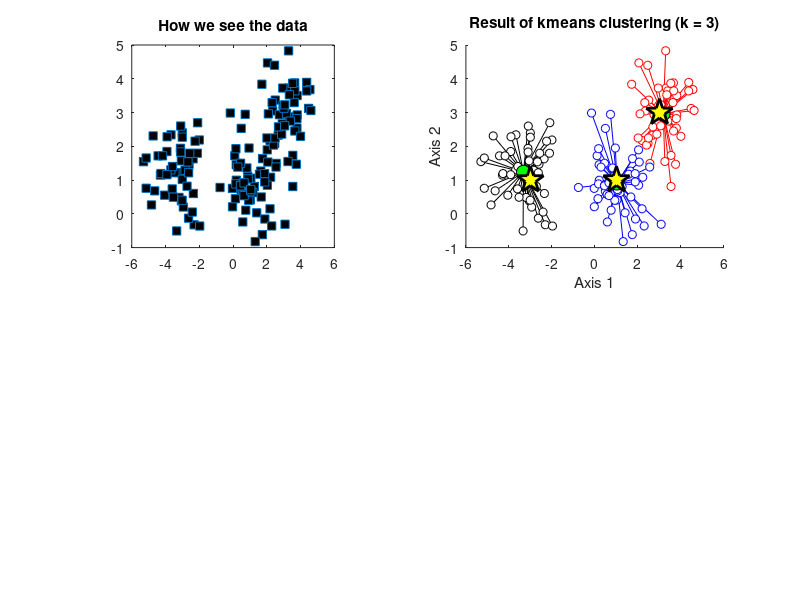

The MATLAB source for this figure: (Note: this script raises an error after producing the figure.)
% challenge: Compare k-means with dbscan on 2 datasets.

close all; clear; clc

%% create data (identical to k-means!)

nPerClust = 50;

% blur around centroid (std units)
blur = 0.9;

% XY centroid locations
A = [  1 1 ];
B = [ -3 1 ];
C = [  3 3 ];

% generate data
a = [ A(1)+randn(nPerClust,1)*blur A(2)+randn(nPerClust,1)*blur ];
b = [ B(1)+randn(nPerClust,1)*blur B(2)+randn(nPerClust,1)*blur ];
c = [ C(1)+randn(nPerClust,1)*blur C(2)+randn(nPerClust,1)*blur ];

% concatanate into a list
data = [a; b; c];

figure(1), clf

% k-means
k = 3;
[groupidx, cents, sumdist, distances] = kmeans(data, k);

% plot data
subplot(221)
plot(data(:,1),data(:,2),'s','markerfacecolor','k')
axis square
title('How we see the data')

% plot k-means
subplot(222);
lineColors = 'rkbgmrkbgm';
hold on
for i=1:length(data)
    plot([ data(i, 1) cents(groupidx(i), 1)], [data(i, 2) cents(groupidx(i), 2)], lineColors(groupidx(i)))
end

% use different colors
for i=1:k
    plot(data(groupidx==i, 1), data(groupidx==i, 2), [lineColors(i), 'o'], 'markerface', 'w')
end

% plot centroid locations
plot(cents(:, 1), cents(:, 2), 'ko', 'markerface', 'g', 'markersize', 10);
xlabel('Axis 1'), ylabel('Axis 2');
title(['Result of kmeans clustering (k = ' num2str(k) ')']);

% plot the ground truth centers based on known data
plot(A(1),A(2),'kp','linew',2,'markersize',20,'markerfacecolor','y')
plot(B(1),B(2),'kp','linew',2,'markersize',20,'markerfacecolor','y')
plot(C(1),C(2),'kp','linew',2,'markersize',20,'markerfacecolor','y')

% db-scan
groupidx = dbscan(data,0.6,3);

nclust = max(groupidx);

% compute cluster centers
cents = zeros(nclust,2);
for ci=1:nclust
    cents(ci,:) = mean(data(groupidx==ci,:));
end

% draw lines from each data point to the centroids of each cluster
subplot(223)
lineColors = 'rmbgmrkbgmrkbgmrkbgmrkbgmrkbgmrkbgmrkbgmrkbgmrkbgmrkbgmrkbgm';
hold on
for i=1:length(data)
    if groupidx(i)==-1
        plot(data(i,1),data(i,2),'w+')
    else
        plot([ data(i,1) cents(groupidx(i),1) ],[ data(i,2) cents(groupidx(i),2) ],lineColors(groupidx(i)))
    end
end

% now draw the raw data in different colors
for i=1:nclust
    plot(data(groupidx==i,1),data(groupidx==i,2),[ lineColors(i) 'o' ],'markerface','w')
end

% and now plot the centroid locations
plot(cents(:,1),cents(:,2),'ko','markerface','g','markersize',10);
xlabel('Axis 1'), ylabel('Axis 2')
title([ 'Result of dbscan clustering (k=' num2str(size(cents,1)) ')' ])

% finally, the "ground-truth" centers
plot(A(1),A(2),'kp','linew',2,'markersize',20,'markerfacecolor','y')
plot(B(1),B(2),'kp','linew',2,'markersize',20,'markerfacecolor','y')
plot(C(1),C(2),'kp','linew',2,'markersize',20,'markerfacecolor','y')